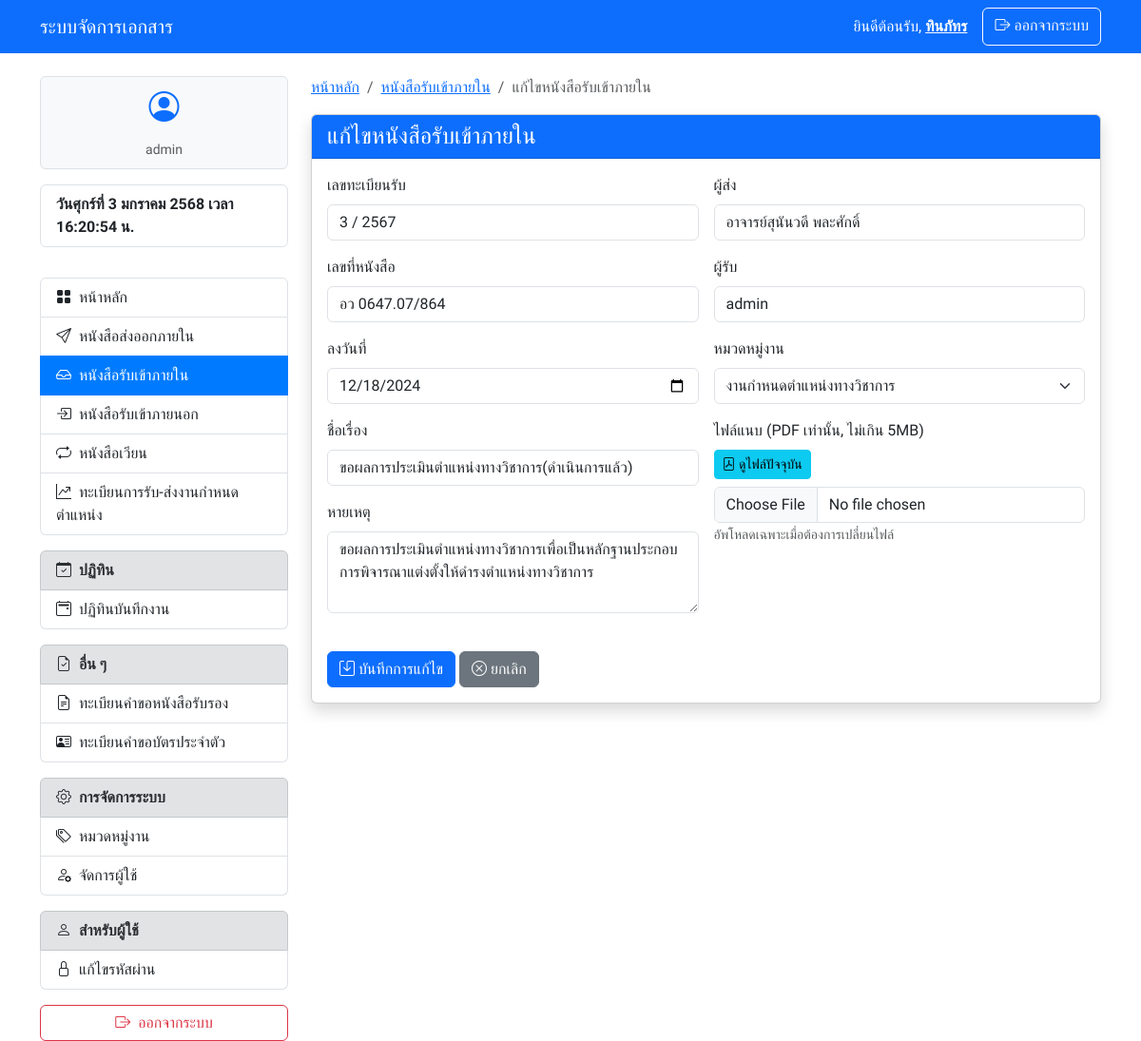
/internal_in/edit.php?id=1 (signed in), run on the app's committed database.
### tables this page shows
CREATE TABLE `edms_internal_in_documents` (
  `document_id` int(11) NOT NULL,
  `document_number` int(11) NOT NULL COMMENT 'เลขทะเบียนรับ',
  `document_year` year(4) NOT NULL COMMENT 'ปีของหนังสือ',
  `document_reference_number` varchar(50) NOT NULL COMMENT 'เลขที่หนังสือ',
  `title` varchar(255) NOT NULL COMMENT 'ชื่อเรื่อง',
  `sender` varchar(255) NOT NULL COMMENT 'ผู้ส่ง',
  `receiver` varchar(255) DEFAULT NULL COMMENT 'ผู้รับ',
  `date_received` date NOT NULL COMMENT 'วันที่รับ',
  `attachment_path` varchar(255) DEFAULT NULL COMMENT 'ไฟล์แนบ',
  `note` text DEFAULT NULL,
  `category_id` int(11) DEFAULT NULL COMMENT 'หมวดหมู่งาน',
  `created_by` int(11) NOT NULL COMMENT 'ผู้สร้าง',
  `created_at` timestamp NOT NULL DEFAULT current_timestamp() COMMENT 'เวลาที่สร้างเอกสาร',
  `date_signed` date DEFAULT NULL COMMENT 'ลงวันที่'
);

CREATE TABLE `edms_work_categories` (
  `category_id` int(11) NOT NULL,
  `category_name` varchar(255) NOT NULL,
  `description` text DEFAULT NULL,
  `created_at` timestamp NOT NULL DEFAULT current_timestamp()
);

### internal_in/edit.php (the view, shortened to what this page needs)
<?php
require_once '../config.php';
try {
    $stmt = $pdo->prepare("
        SELECT * FROM edms_internal_in_documents
        WHERE document_id = ?
    ");
    $stmt->execute([$_GET['id']]);
    $document = $stmt->fetch(PDO::FETCH_ASSOC);
} catch (PDOException $e) {
    $_SESSION['message'] = "เกิดข้อผิด���ลาด: " . $e->getMessage();
    $_SESSION['message_type'] = "danger";
    header("Location: index.php");
    exit();
}
$categories = $pdo->query("SELECT * FROM edms_work_categories")->fetchAll(PDO::FETCH_ASSOC);
?>
<!DOCTYPE html>
<html lang="th">
<head>
    <?php require_once '../components/header.php'; ?>
</head>
<body>
    <?php require_once '../components/navbar.php'; ?>
    <div class="container mt-4">
        <div class="row">
            <div class="col-md-3">
                <?php require_once '../components/sidebar.php'; ?>
            </div>
            <div class="col-md-9">
                <nav aria-label="breadcrumb">
                    <ol class="breadcrumb">
                        <li class="breadcrumb-item"><a href="/edms/">หน้าหลัก</a></li>
                        <li class="breadcrumb-item"><a href="index.php">หนังสือรับเข้าภายใน</a></li>
                        <li class="breadcrumb-item active">แก้ไขหนังสือรับเข้าภายใน</li>
                    </ol>
                </nav>
                <div class="card shadow">
                    <div class="card-header bg-primary text-white">
                        <h4 class="mb-0">แก้ไขหนังสือรับเข้าภายใน</h4>
                    </div>
                    <div class="card-body">
                        <form action="" method="POST" enctype="multipart/form-data" class="needs-validation" novalidate>
                            <div class="row g-3">
                                <div class="col-md-6">
                                    <div class="mb-3">
                                        <label class="form-label">เลขทะเบียนรับ</label>
                                        <input type="text" class="form-control"
                                               value="<?php echo $document['document_number'] . ' / ' . ($document['document_year'] + 543); ?>"
                                               readonly>
                                    </div>
                                    <div class="mb-3">
                                        <label class="form-label">เลขที่หนังสือ</label>
                                        <input type="text" name="document_reference_number" class="form-control" value="<?php echo htmlspecialchars($document['document_reference_number']); ?>" required>
                                    </div>
                                    <div class="mb-3">
                                        <label class="form-label">ลงวันที่</label>
                                        <input type="date" name="date_signed" class="form-control" value="<?php echo $document['date_signed']; ?>" required>
                                    </div>
                                    <div class="mb-3">
                                        <label class="form-label">ชื่อเรื่อง</label>
                                        <input type="text" name="title" class="form-control" value="<?php echo htmlspecialchars($document['title']); ?>" required>
                                    </div>
                                                                        <div class="mb-3">
                                        <label class="form-label">หายเหตุ</label>
                                        <textarea name="note" class="form-control" rows="3"
                                                  placeholder="กรอกหมายเหตุ (ถ้ามี)"><?php echo htmlspecialchars($document['note'] ?? ''); ?></textarea>
                                    </div>
                                </div>
                                <div class="col-md-6">
                                    <div class="mb-3">
                                        <label class="form-label">ผู้ส่ง</label>
                                        <input type="text" name="sender" class="form-control" value="<?php echo htmlspecialchars($document['sender']); ?>" required>
                                    </div>
                                    <div class="mb-3">
                                        <label class="form-label">ผู้รับ</label>
                                        <input type="text" name="receiver" class="form-control" value="<?php echo htmlspecialchars($document['receiver']); ?>" required>
                                    </div>
                                    <div class="mb-3">
                                        <label class="form-label">หมวดหมู่งาน</label>
                                        <select name="category_id" class="form-select" required>
                                            <?php foreach ($categories as $category): ?>
                                                <option value="<?php echo $category['category_id']; ?>"
                                                    <?php echo ($category['category_id'] == $document['category_id']) ? 'selected' : ''; ?>>
                                                    <?php echo htmlspecialchars($category['category_name']); ?>
                                                </option>
                                            <?php endforeach; ?>
                                        </select>
                                    </div>
                                    <div class="mb-3">
                                        <label class="form-label">ไฟล์แนบ (PDF เท่านั้น, ไม่เกิน 5MB)</label>
                                        <?php if ($document['attachment_path']): ?>
                                            <div class="mb-2">
                                                <a href="uploads/<?php echo date('Y', strtotime($document['created_at'])); ?>/<?php echo $document['attachment_path']; ?>"
                                                   class="btn btn-sm btn-info" target="_blank">
                                                    <i class="bi bi-file-pdf"></i> ดูไฟล์ปัจจุบัน
                                                </a>
                                            </div>
                                        <?php endif; ?>
                                        <input type="file" name="attachment" class="form-control" accept=".pdf">
                                        <small class="text-muted">อัพโหลดเฉพาะเมื่อต้องการเปลี่ยนไฟล์</small>
                                    </div>
                                </div>
                            </div>
                            <div class="mt-4">
                                <button type="submit" class="btn btn-primary">
                                    <i class="bi bi-save"></i> บันทึกการแก้ไข
                                </button>
                                <a href="index.php" class="btn btn-secondary">
                                    <i class="bi bi-x-circle"></i> ยกเลิก
                                </a>
                            </div>
                        </form>
                    </div>
                </div>
            </div>
        </div>
    </div>
</body>
</html>

### components/header.php (style rules this page uses)
body { font-family: 'Sarabun', sans-serif; }

### data on the page
edms_internal_in_documents: document_number+document_year "3 / 2567", document_reference_number "อว 0647.07/864", date_signed "12/18/2024", title "ขอผลการประเมินตำแหน่งทางวิชาการ(ดำเนินการแล้ว)", note "ขอผลการประเมินตำแหน่งทางวิชาการเพื่อเป็นหลักฐานประกอบการพิจารณาแต่งตั้งให้ดำรงตำแหน่งทางวิชาการ", sender "อาจารย์สุนันวดี พละศักดิ์", receiver "admin", category_id "งานกำหนดตำแหน่งทางวิชาการ"

### other printed values
$_SESSION['username'] "ทินภัทร"
$_SESSION['role'] "admin"
